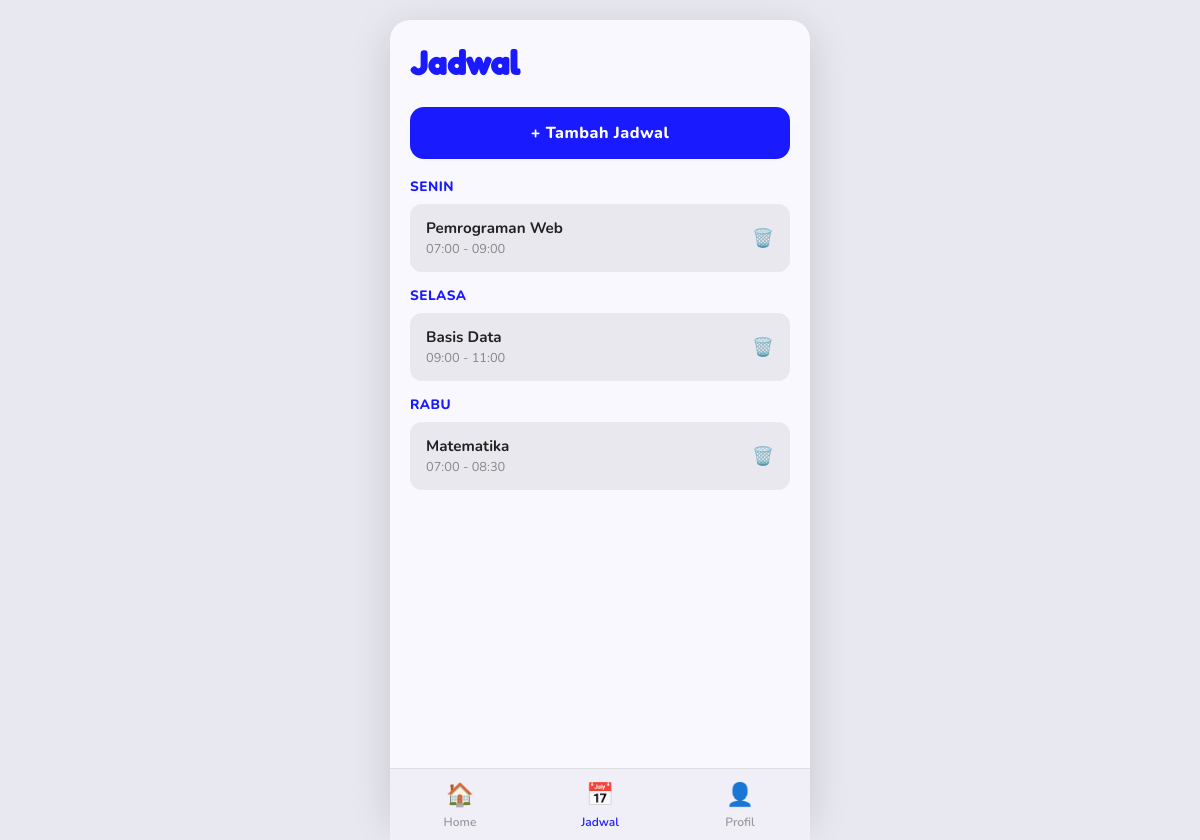
Screenshot of /jadwal.php (signed in) with the database file from the repository.
### tables this page shows
CREATE TABLE IF NOT EXISTS jadwal (
    id_jadwal INT AUTO_INCREMENT PRIMARY KEY,
    id_siswa INT NOT NULL,
    hari VARCHAR(20) NOT NULL,
    mata_pelajaran VARCHAR(100) NOT NULL,
    jam_mulai TIME NOT NULL,
    jam_selesai TIME NOT NULL,
    FOREIGN KEY (id_siswa) REFERENCES siswa(id_siswa) ON DELETE CASCADE
);

### jadwal.php (the view, shortened to what this page needs)
<?php
require_once 'includes/db.php';
$id_siswa = $_SESSION['id_siswa'];
$stmt = $pdo->prepare("SELECT * FROM jadwal WHERE id_siswa=? ORDER BY FIELD(hari,'Senin','Selasa','Rabu','Kamis','Jumat','Sabtu','Minggu'), jam_mulai");
$stmt->execute([$id_siswa]);
$jadwalList = $stmt->fetchAll(PDO::FETCH_ASSOC);
$showForm = isset($_GET['tambah']);
?>
<!DOCTYPE html>
<html lang="id">
<head>
    <link rel="stylesheet" href="css/style.css">
</head>
<body>
<div class="container">
    <div class="home-page">
        <h1 class="page-title" style="text-align:left;">Jadwal</h1>
        <?php if (!$showForm): ?>
        <a href="?tambah=1" class="btn btn-primary" style="margin-bottom:18px;">+ Tambah Jadwal</a>
        <?php endif; ?>
        <?php if (empty($jadwalList)): ?>
            <p style="color:#aaa; font-size:0.9rem; text-align:center; padding:20px 0;">Belum ada jadwal.</p>
        <?php else: ?>
            <?php $hariSekarang = ''; foreach ($jadwalList as $j): ?>
                <?php if ($j['hari'] !== $hariSekarang): $hariSekarang = $j['hari']; ?>
                    <div style="font-weight:800; color:#1a1aff; font-size:0.85rem; margin:14px 0 8px; text-transform:uppercase; letter-spacing:0.5px;">
                        <?= $j['hari'] ?>
                    </div>
                <?php endif; ?>
                <div class="jadwal-item" style="display:flex; align-items:center; gap:12px;">
                    <div style="flex:1;">
                        <div class="jadwal-mapel"><?= htmlspecialchars($j['mata_pelajaran']) ?></div>
                        <div class="jadwal-jam"><?= substr($j['jam_mulai'],0,5) ?> - <?= substr($j['jam_selesai'],0,5) ?></div>
                    </div>
                    <a href="?hapus=<?= $j['id_jadwal'] ?>" onclick="return confirm('Hapus jadwal ini?')"
                       style="color:#e74c3c; font-size:1.1rem; text-decoration:none;">🗑️</a>
                </div>
            <?php endforeach; ?>
        <?php endif; ?>
    </div>
    <nav class="bottom-nav">
        <a href="home.php" class="nav-item"><span>🏠</span>Home</a>
        <a href="jadwal.php" class="nav-item active"><span>📅</span>Jadwal</a>
        <a href="profil.php" class="nav-item"><span>👤</span>Profil</a>
    </nav>
</div>
</body>
</html>

### css/style.css (style rules this page uses)
* { margin: 0; padding: 0; box-sizing: border-box; }
body { font-family: 'Nunito', sans-serif; background-color: #e8e8f0; min-height: 100vh; display: flex; justify-content: center; align-items: flex-start; padding: 20px 0; }
.container { background-color: #faf8ff; width: 100%; max-width: 420px; min-height: 100vh; border-radius: 20px; overflow: hidden; box-shadow: 0 10px 40px rgba(0, 0, 0, 0.15); position: relative; }
.page-title { font-family: 'Fredoka One', cursive; font-size: 2rem; color: #1a1aff; text-align: center; margin-bottom: 24px; }
.btn { display: block; width: 100%; padding: 15px; border: none; border-radius: 14px; font-size: 1rem; font-weight: 800; font-family: 'Nunito', sans-serif; cursor: pointer; text-align: center; letter-spacing: 0.5px; text-decoration: none; transition: opacity 0.2s, transform 0.1s; }
.btn-primary { background-color: #1a1aff; color: white; }
.home-page { padding: 24px 20px 100px; }
.bottom-nav { position: fixed; bottom: 0; left: 50%; transform: translateX(-50%); width: 100%; max-width: 420px; background: #f0eff7; display: flex; border-top: 1px solid #ddd; z-index: 100; }
.nav-item { flex: 1; display: flex; flex-direction: column; align-items: center; padding: 10px 0; text-decoration: none; color: #999; font-size: 0.75rem; font-weight: 600; gap: 4px; }
.nav-item.active { color: #1a1aff; }
.nav-item span { font-size: 1.4rem; }
.jadwal-item { background: #e8e8ee; border-radius: 12px; padding: 14px 16px; margin-bottom: 10px; }
.jadwal-mapel { font-size: 0.95rem; font-weight: 700; color: #222; }
.jadwal-jam { font-size: 0.8rem; color: #888; margin-top: 2px; }

### rows the page displays
jadwal: hari "SENIN", mata_pelajaran "Pemrograman Web", jam_mulai "07:00", jam_selesai "09:00"
jadwal: hari "SELASA", mata_pelajaran "Basis Data", jam_mulai "09:00", jam_selesai "11:00"
jadwal: hari "RABU", mata_pelajaran "Matematika", jam_mulai "07:00", jam_selesai "08:30"
